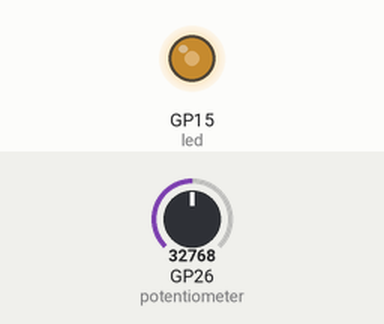
This program was run on a simulated Raspberry Pi Pico running MicroPython. On the bench: output pins drawn as LEDs (lit = HIGH). Inputs (shaded band) come from the test bench; at power-on: GP26 (potentiometer) = 32768 (analog values on the 0–65535 scale).

Above: at 1.2 s.
1.3 s: GP26 (potentiometer) set to 45874
At 1.7 s:
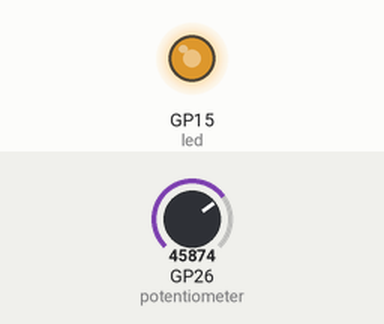
2.8 s: GP26 (potentiometer) set to 57670
At 4.0 s:
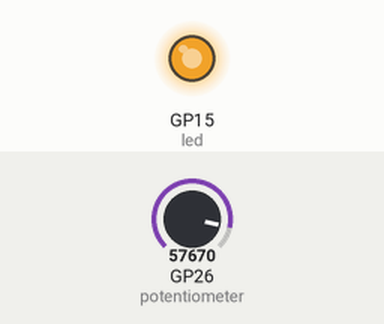
4.3 s: GP26 (potentiometer) set to 7864
At 5.2 s:
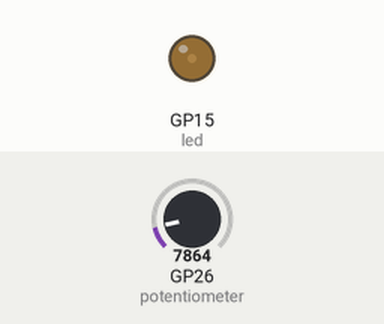
5.8 s: GP26 (potentiometer) set to 0
At 6.4 s:
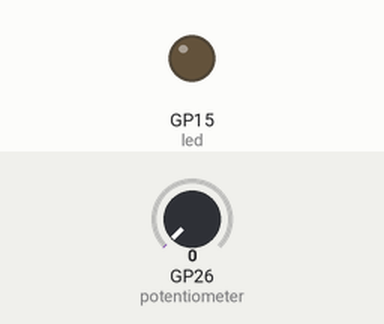
Timing chart, 0 to 8.3 s (numbered marks = the images above; inputs shaded):
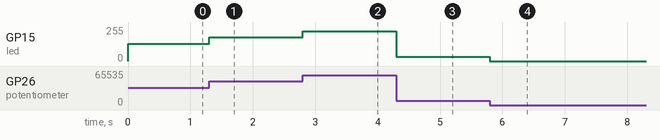

The program:

potentiometer.py
```python
import machine
import utime

potentiometer = machine.ADC(26)

led = machine.PWM(machine.Pin(15))
led.freq(1000)

#conversion_factor = 3.3 / (65535)

while True:
    led.duty_u16(potentiometer.read_u16())

    #voltage = potentiometer.read_u16() * conversion_factor
    #print(voltage)
    #utime.sleep(2)

    
```

Measured:
- after the input at 1.3 s, GP15 (led): 128/255 → 178/255 at once
- after the input at 2.8 s, GP15 (led): 178/255 → 224/255 at once
- after the input at 4.3 s, GP15 (led): 224/255 → 31/255 at once
- after the input at 5.8 s, GP15 (led): 31/255 → 0/255 at once
